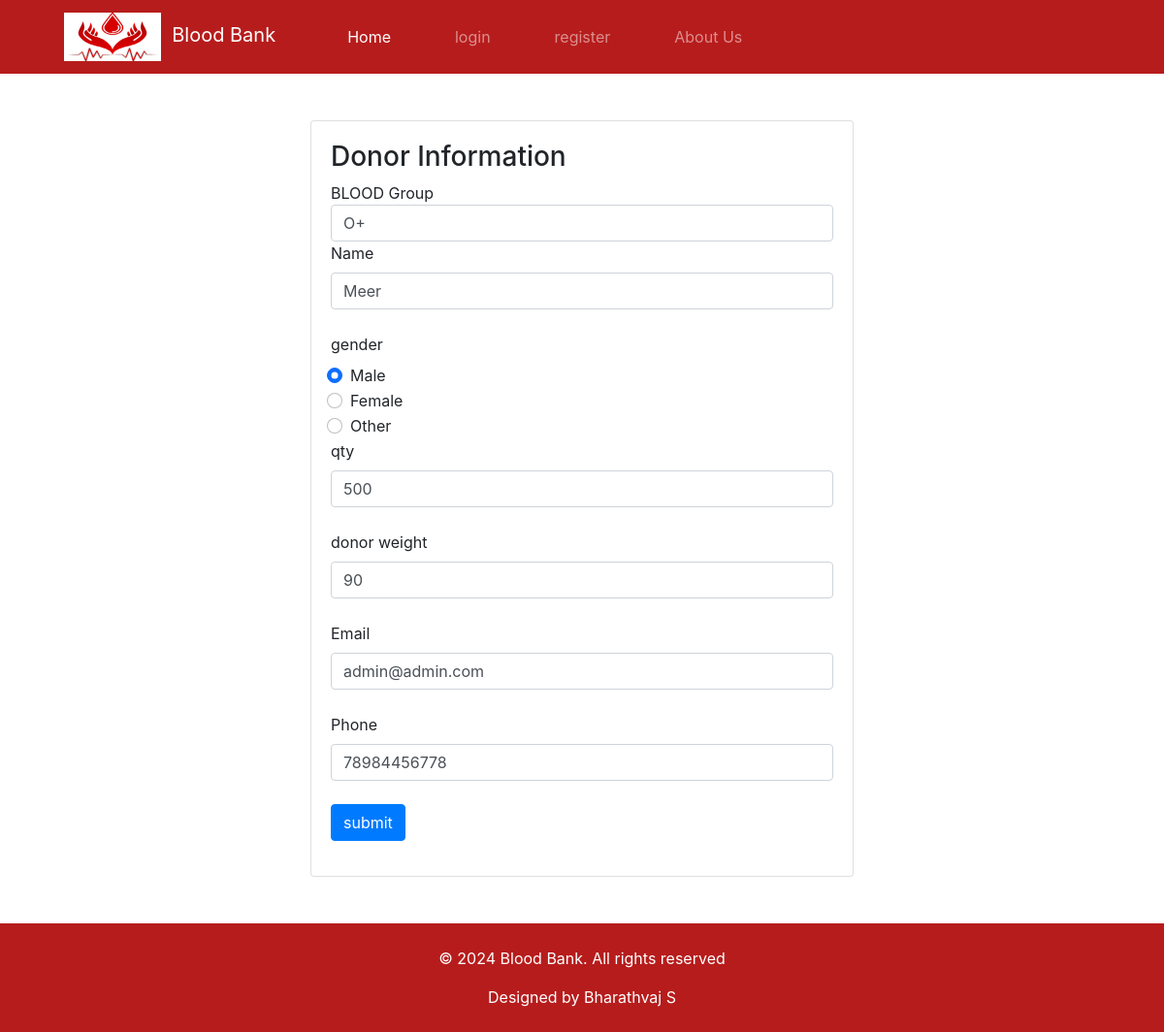
Page /editdonor/5 on the committed database.
### tables this page shows
CREATE TABLE blood (id INTEGER PRIMARY KEY AUTOINCREMENT, type TEXT, donorname TEXT, donorsex TEXT, qty TEXT, dweight TEXT, donoremail TEXT, phone TEXT);

### app.py (the view, shortened to what this page needs)
@app.route("/editdonor/<id>", methods=('GET', 'POST'))
def editdonor(id):
    msg =""
    if request.method == 'GET':
        con = sqlite3.connect('database.db')
        con.row_factory = sqlite3.Row
        cur = con.cursor()
        cur.execute("select * from blood where id=?",(id,))
        rows = cur.fetchall();
        return render_template("editdonor.html",rows = rows)

### templates/editdonor.html (shortened to what this page needs)
{% extends "base.html" %}
{% block content %}
{%for row in rows%}
<center>
<div class="card text-left mt-5" style="width: 35rem;">
  <div class="card-body">
      <form action = "{{url_for('editdonor',id=row['id'])}}" method = "POST">
         <h3>Donor Information</h3>
         BLOOD Group<br>
         <select name="blood_group" class="form-control">
            <option value="O+" selected>O+</option>
         </select>
         <label for="name">Name</label>
         <input type = "text" name = "donorname" class="form-control" value="{{row['donorname']}}" required/><br>
         <label for="gender">gender</label>
         <div class="form-check">
  <input class="form-check-input" type="radio" name="gender" id="exampleRadios1" value="male" checked>
  <label class="form-check-label" for="exampleRadios1">
    Male
  </label>
</div>
<div class="form-check">
  <input class="form-check-input" type="radio" name="gender" id="exampleRadios2" value="female">
  <label class="form-check-label" for="exampleRadios2">
    Female
  </label>
</div>
<div class="form-check">
  <input class="form-check-input" type="radio" name="gender" id="exampleRadios2" value="other">
  <label class="form-check-label" for="exampleRadios2">
    Other
  </label>
</div>
<label for="qty">qty</label>
         <input type = "text" name = "qty" class="form-control" value="{{row['qty']}}" required/><br>
<label for="dweight">donor weight</label>
         <input type = "text" name ="dweight" class="form-control" value="{{row['dweight']}}" required/><br>
  <label for="email">Email</label>
         <input type = "text" name ="email" class="form-control" value="{{row['donoremail']}}" required/><br>
      <label for="phone">Phone</label>
         <input type = "text" name ="phone" class="form-control" value="{{row['phone']}}" required/><br>
         <input type = "submit" value = "submit" class="btn btn-primary" /><br>
      </form>
    </div>
  </div>
</center>
 {%endfor%}
  {% endblock %}

### rows in the picture
blood: donorname "Meer", qty "500", dweight "90", email "admin@admin.com", phone "78984456778"
